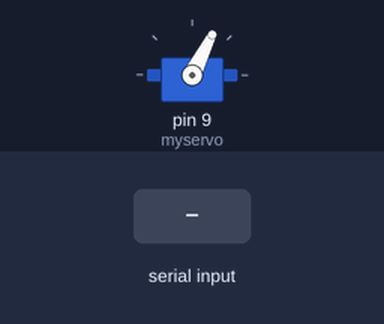
Simulated run of this sketch. Board: Arduino Uno, built with avr-gcc and run on an emulated ATmega328P. Parts: servo. The test bench sets the inputs (shaded band).

Above: at 1.2 s.
1.3 s: "90,45\n" received over Serial
At 2.5 s:
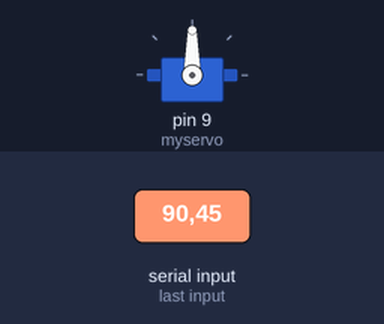
2.8 s: "30,150\n" received over Serial
At 3.7 s:
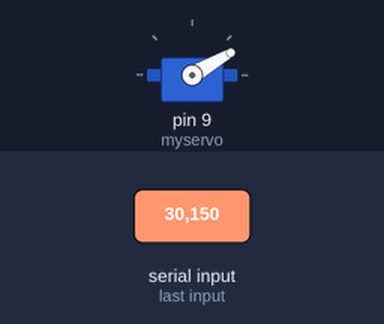
4.3 s: "5\n" received over Serial
At 4.6 s:
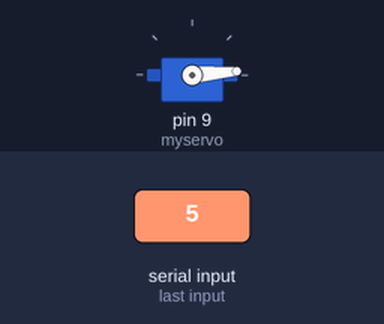
5.8 s: "200\n" received over Serial
At 7.0 s:
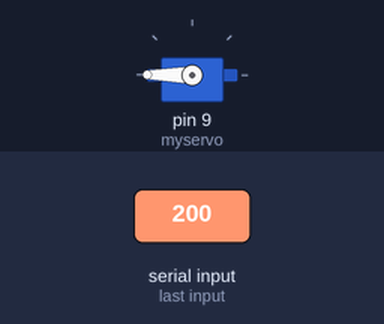
7.3 s: "90\n" received over Serial
At 8.1 s:
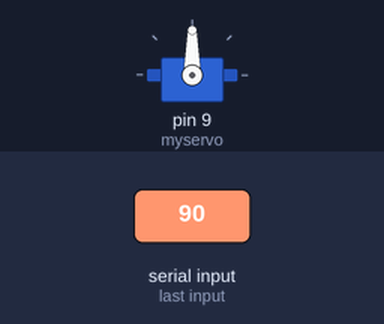
Timing chart, 0 to 9.8 s (numbered marks = the images above; inputs shaded):
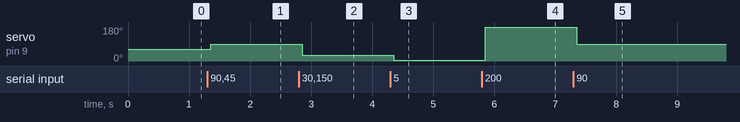

Measured:
- after the input at 1.3 s, servo on pin 9 (myservo): 63° → 90° after 0.06 s
- after the input at 2.8 s, servo on pin 9 (myservo): 90° → 30° after 0.06 s
- after the input at 4.3 s, servo on pin 9 (myservo): 30° → 5° after 0.05 s
- after the input at 5.8 s, servo on pin 9 (myservo): 5° → 180° after 0.05 s
- after the input at 7.3 s, servo on pin 9 (myservo): 180° → 90° after 0.05 s

The sketch:

SteeringServoTest.ino
```cpp
#include "Servo.h"

Servo myservo;  // create servo object to control a servo
//const int serial_INPUT = 19;    // Digital output
//const int serial1_OUTPUT = 18;
//const int PWM_PIN = 2;  // Digital input
//const int SENSORPIN = 0; // Analog input
//int pos = 0;    // variable to store the servo position
//bool isexecuted = false;
const int min = 33;
const int standard = 63;
const int max = 93;

void setup() {
  myservo.attach(9);  // attaches the servo on pin 9 to the servo object
  myservo.write(standard);
  Serial.begin(9600); // Corrected to Serial
  while (!Serial) { ; } // Wait for Serial to initialize
  Serial.setTimeout(50);
}

void loop() {
  if (Serial.available() > 0) {
    int serialInput = Serial.readString().toInt();  // Read one byte of input
    //if(serialInput > max){
    //  serialInput = max;
    //}
    //if(serialInput < min){
    //  serialInput = min;
    //}
      myservo.write(serialInput);  // Write the value to the servo
  }
}
  
```
